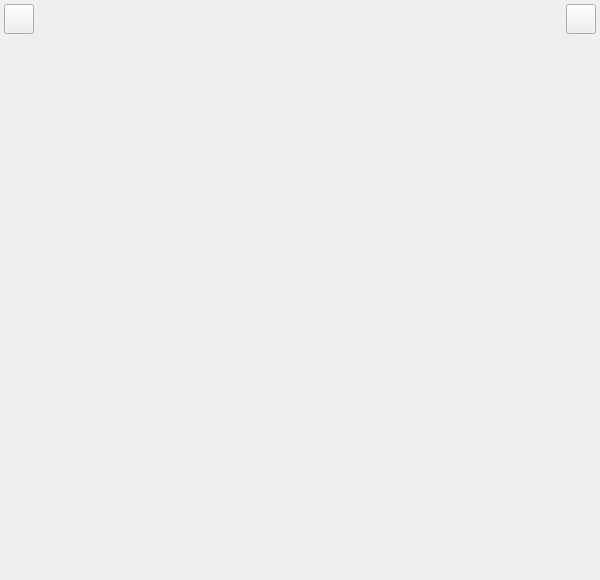
<?xml version="1.0" encoding="UTF-8"?>
<ui version="4.0">
 <class>cityaddition</class>
 <widget class="QWidget" name="cityaddition">
  <property name="geometry">
   <rect>
    <x>0</x>
    <y>0</y>
    <width>600</width>
    <height>580</height>
   </rect>
  </property>
  <property name="windowTitle">
   <string>Form</string>
  </property>
  <widget class="QLabel" name="lbLeftUpIcon">
   <property name="geometry">
    <rect>
     <x>21</x>
     <y>25</y>
     <width>16</width>
     <height>16</height>
    </rect>
   </property>
   <property name="text">
    <string/>
   </property>
  </widget>
  <widget class="QLabel" name="lbLeftUpTitle">
   <property name="geometry">
    <rect>
     <x>54</x>
     <y>24</y>
     <width>68</width>
     <height>21</height>
    </rect>
   </property>
   <property name="text">
    <string/>
   </property>
  </widget>
  <widget class="QPushButton" name="btnCancel">
   <property name="geometry">
    <rect>
     <x>566</x>
     <y>4</y>
     <width>30</width>
     <height>30</height>
    </rect>
   </property>
   <property name="text">
    <string/>
   </property>
  </widget>
  <widget class="QWidget" name="backwidget" native="true">
   <property name="geometry">
    <rect>
     <x>0</x>
     <y>0</y>
     <width>600</width>
     <height>580</height>
    </rect>
   </property>
   <widget class="QPushButton" name="btnReturn">
    <property name="geometry">
     <rect>
      <x>4</x>
      <y>4</y>
      <width>30</width>
      <height>30</height>
     </rect>
    </property>
    <property name="text">
     <string/>
    </property>
   </widget>
  </widget>
  <zorder>backwidget</zorder>
  <zorder>lbLeftUpIcon</zorder>
  <zorder>lbLeftUpTitle</zorder>
  <zorder>btnCancel</zorder>
 </widget>
 <resources/>
 <connections/>
</ui>
